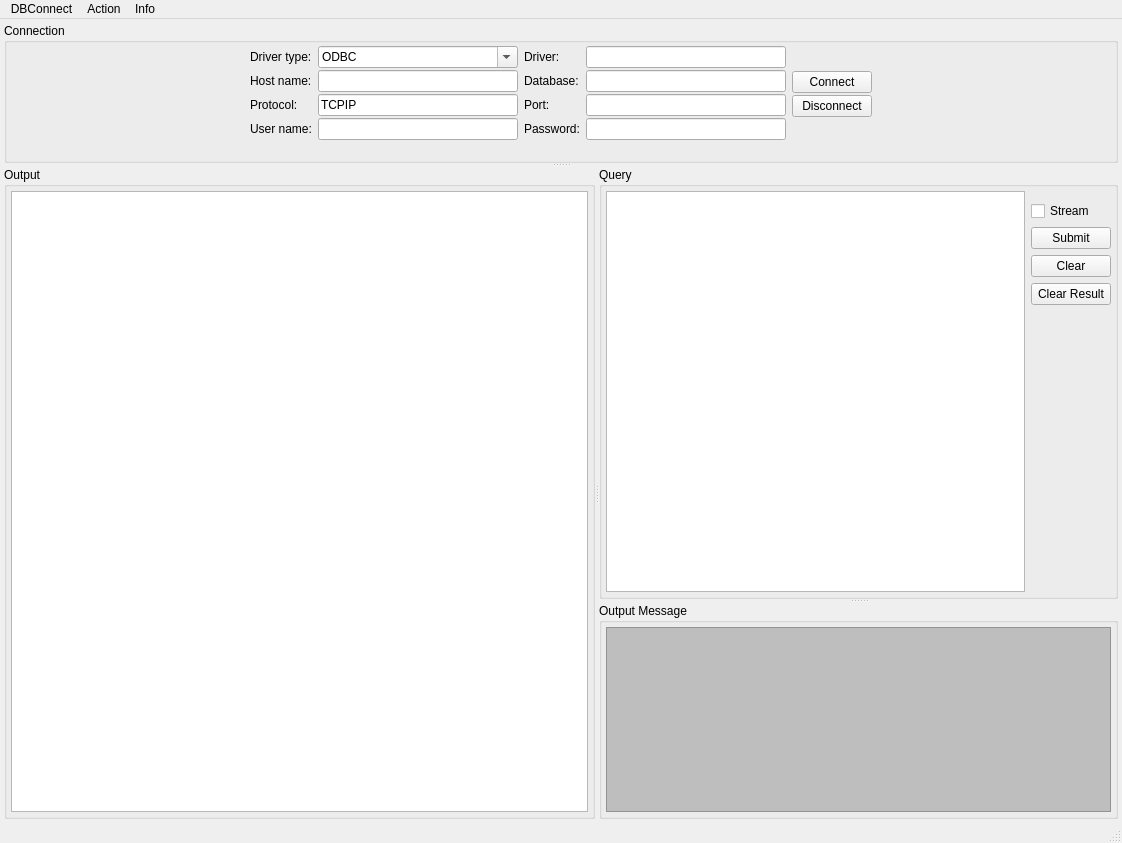
<?xml version="1.0" encoding="UTF-8"?>
<ui version="4.0">
 <class>DBConnectMainWindow</class>
 <widget class="QMainWindow" name="DBConnectMainWindow">
  <property name="geometry">
   <rect>
    <x>0</x>
    <y>0</y>
    <width>1122</width>
    <height>843</height>
   </rect>
  </property>
  <property name="windowTitle">
   <string>DBConnectMainWindow</string>
  </property>
  <widget class="QWidget" name="centralwidget">
   <layout class="QVBoxLayout" name="verticalLayout_4">
    <property name="spacing">
     <number>4</number>
    </property>
    <property name="leftMargin">
     <number>4</number>
    </property>
    <property name="topMargin">
     <number>4</number>
    </property>
    <property name="rightMargin">
     <number>4</number>
    </property>
    <property name="bottomMargin">
     <number>2</number>
    </property>
    <item>
     <widget class="QSplitter" name="splitter_ConnectionAndWorkspace">
      <property name="orientation">
       <enum>Qt::Vertical</enum>
      </property>
      <property name="handleWidth">
       <number>4</number>
      </property>
      <widget class="QGroupBox" name="groupBox_4">
       <property name="sizePolicy">
        <sizepolicy hsizetype="Preferred" vsizetype="Fixed">
         <horstretch>0</horstretch>
         <verstretch>0</verstretch>
        </sizepolicy>
       </property>
       <property name="maximumSize">
        <size>
         <width>16777215</width>
         <height>140</height>
        </size>
       </property>
       <property name="title">
        <string>Connection</string>
       </property>
       <layout class="QVBoxLayout" name="verticalLayout_7" stretch="0,0">
        <property name="leftMargin">
         <number>4</number>
        </property>
        <property name="topMargin">
         <number>1</number>
        </property>
        <property name="rightMargin">
         <number>4</number>
        </property>
        <property name="bottomMargin">
         <number>2</number>
        </property>
        <item>
         <layout class="QHBoxLayout" name="horizontalLayout">
          <item>
           <spacer name="horizontalSpacer">
            <property name="orientation">
             <enum>Qt::Horizontal</enum>
            </property>
            <property name="sizeHint" stdset="0">
             <size>
              <width>40</width>
              <height>20</height>
             </size>
            </property>
           </spacer>
          </item>
          <item>
           <layout class="QGridLayout" name="gridLayout">
            <property name="sizeConstraint">
             <enum>QLayout::SetDefaultConstraint</enum>
            </property>
            <property name="verticalSpacing">
             <number>0</number>
            </property>
            <item row="0" column="0">
             <widget class="QLabel" name="label_DBDriverType">
              <property name="sizePolicy">
               <sizepolicy hsizetype="Preferred" vsizetype="Fixed">
                <horstretch>0</horstretch>
                <verstretch>0</verstretch>
               </sizepolicy>
              </property>
              <property name="text">
               <string>Driver type:</string>
              </property>
              <property name="buddy">
               <cstring>comboBox_DBDriverType</cstring>
              </property>
             </widget>
            </item>
            <item row="0" column="1">
             <widget class="QComboBox" name="comboBox_DBDriverType">
              <property name="minimumSize">
               <size>
                <width>200</width>
                <height>0</height>
               </size>
              </property>
              <property name="editable">
               <bool>true</bool>
              </property>
              <property name="currentText">
               <string>ODBC</string>
              </property>
              <property name="currentIndex">
               <number>3</number>
              </property>
              <item>
               <property name="text">
                <string>DB2</string>
               </property>
              </item>
              <item>
               <property name="text">
                <string>FastODBC</string>
               </property>
              </item>
              <item>
               <property name="text">
                <string>MySQL</string>
               </property>
              </item>
              <item>
               <property name="text">
                <string>ODBC</string>
               </property>
              </item>
              <item>
               <property name="text">
                <string>SQLITE2</string>
               </property>
              </item>
              <item>
               <property name="text">
                <string>SQLITE3</string>
               </property>
              </item>
             </widget>
            </item>
            <item row="0" column="2">
             <widget class="QLabel" name="label">
              <property name="sizePolicy">
               <sizepolicy hsizetype="Preferred" vsizetype="Fixed">
                <horstretch>0</horstretch>
                <verstretch>0</verstretch>
               </sizepolicy>
              </property>
              <property name="text">
               <string>Driver:</string>
              </property>
              <property name="buddy">
               <cstring>lineEdit_DBDriver</cstring>
              </property>
             </widget>
            </item>
            <item row="0" column="3">
             <widget class="QLineEdit" name="lineEdit_DBDriver">
              <property name="sizePolicy">
               <sizepolicy hsizetype="Preferred" vsizetype="Fixed">
                <horstretch>0</horstretch>
                <verstretch>0</verstretch>
               </sizepolicy>
              </property>
              <property name="minimumSize">
               <size>
                <width>200</width>
                <height>0</height>
               </size>
              </property>
              <property name="text">
               <string/>
              </property>
             </widget>
            </item>
            <item row="1" column="0">
             <widget class="QLabel" name="label_7">
              <property name="sizePolicy">
               <sizepolicy hsizetype="Preferred" vsizetype="Fixed">
                <horstretch>0</horstretch>
                <verstretch>0</verstretch>
               </sizepolicy>
              </property>
              <property name="text">
               <string>Host name:</string>
              </property>
              <property name="buddy">
               <cstring>lineEdit_DBHostName</cstring>
              </property>
             </widget>
            </item>
            <item row="1" column="1">
             <widget class="QLineEdit" name="lineEdit_DBHostName">
              <property name="sizePolicy">
               <sizepolicy hsizetype="Preferred" vsizetype="Fixed">
                <horstretch>0</horstretch>
                <verstretch>0</verstretch>
               </sizepolicy>
              </property>
              <property name="text">
               <string/>
              </property>
             </widget>
            </item>
            <item row="1" column="2">
             <widget class="QLabel" name="label_2">
              <property name="sizePolicy">
               <sizepolicy hsizetype="Preferred" vsizetype="Fixed">
                <horstretch>0</horstretch>
                <verstretch>0</verstretch>
               </sizepolicy>
              </property>
              <property name="text">
               <string>Database:</string>
              </property>
              <property name="buddy">
               <cstring>lineEdit_DBDatabase</cstring>
              </property>
             </widget>
            </item>
            <item row="2" column="0">
             <widget class="QLabel" name="label_4">
              <property name="sizePolicy">
               <sizepolicy hsizetype="Preferred" vsizetype="Fixed">
                <horstretch>0</horstretch>
                <verstretch>0</verstretch>
               </sizepolicy>
              </property>
              <property name="text">
               <string>Protocol:</string>
              </property>
              <property name="buddy">
               <cstring>lineEdit_DBProtocol</cstring>
              </property>
             </widget>
            </item>
            <item row="2" column="1">
             <widget class="QLineEdit" name="lineEdit_DBProtocol">
              <property name="sizePolicy">
               <sizepolicy hsizetype="Preferred" vsizetype="Fixed">
                <horstretch>0</horstretch>
                <verstretch>0</verstretch>
               </sizepolicy>
              </property>
              <property name="text">
               <string>TCPIP</string>
              </property>
             </widget>
            </item>
            <item row="2" column="2">
             <widget class="QLabel" name="label_3">
              <property name="sizePolicy">
               <sizepolicy hsizetype="Preferred" vsizetype="Fixed">
                <horstretch>0</horstretch>
                <verstretch>0</verstretch>
               </sizepolicy>
              </property>
              <property name="text">
               <string>Port:</string>
              </property>
              <property name="buddy">
               <cstring>lineEdit_DBPort</cstring>
              </property>
             </widget>
            </item>
            <item row="2" column="3">
             <widget class="QLineEdit" name="lineEdit_DBPort">
              <property name="sizePolicy">
               <sizepolicy hsizetype="Preferred" vsizetype="Fixed">
                <horstretch>0</horstretch>
                <verstretch>0</verstretch>
               </sizepolicy>
              </property>
              <property name="text">
               <string/>
              </property>
             </widget>
            </item>
            <item row="3" column="0">
             <widget class="QLabel" name="label_5">
              <property name="sizePolicy">
               <sizepolicy hsizetype="Preferred" vsizetype="Fixed">
                <horstretch>0</horstretch>
                <verstretch>0</verstretch>
               </sizepolicy>
              </property>
              <property name="text">
               <string>User name:</string>
              </property>
              <property name="buddy">
               <cstring>lineEdit_DBUsername</cstring>
              </property>
             </widget>
            </item>
            <item row="3" column="1">
             <widget class="QLineEdit" name="lineEdit_DBUsername">
              <property name="sizePolicy">
               <sizepolicy hsizetype="Preferred" vsizetype="Fixed">
                <horstretch>0</horstretch>
                <verstretch>0</verstretch>
               </sizepolicy>
              </property>
              <property name="text">
               <string/>
              </property>
             </widget>
            </item>
            <item row="3" column="2">
             <widget class="QLabel" name="label_6">
              <property name="sizePolicy">
               <sizepolicy hsizetype="Preferred" vsizetype="Fixed">
                <horstretch>0</horstretch>
                <verstretch>0</verstretch>
               </sizepolicy>
              </property>
              <property name="text">
               <string>Password:</string>
              </property>
              <property name="buddy">
               <cstring>lineEdit_DBUserpassword</cstring>
              </property>
             </widget>
            </item>
            <item row="3" column="3">
             <widget class="QLineEdit" name="lineEdit_DBUserpassword">
              <property name="sizePolicy">
               <sizepolicy hsizetype="Preferred" vsizetype="Fixed">
                <horstretch>0</horstretch>
                <verstretch>0</verstretch>
               </sizepolicy>
              </property>
              <property name="inputMask">
               <string/>
              </property>
              <property name="text">
               <string/>
              </property>
              <property name="maxLength">
               <number>32767</number>
              </property>
              <property name="echoMode">
               <enum>QLineEdit::Password</enum>
              </property>
              <property name="clearButtonEnabled">
               <bool>false</bool>
              </property>
             </widget>
            </item>
            <item row="1" column="3">
             <widget class="QLineEdit" name="lineEdit_DBDatabase">
              <property name="sizePolicy">
               <sizepolicy hsizetype="Preferred" vsizetype="Fixed">
                <horstretch>0</horstretch>
                <verstretch>0</verstretch>
               </sizepolicy>
              </property>
              <property name="toolTip">
               <string>Database/Location</string>
              </property>
              <property name="text">
               <string/>
              </property>
             </widget>
            </item>
           </layout>
          </item>
          <item>
           <layout class="QVBoxLayout" name="verticalLayout">
            <property name="spacing">
             <number>2</number>
            </property>
            <property name="sizeConstraint">
             <enum>QLayout::SetDefaultConstraint</enum>
            </property>
            <item>
             <spacer name="verticalSpacer_3">
              <property name="orientation">
               <enum>Qt::Vertical</enum>
              </property>
              <property name="sizeHint" stdset="0">
               <size>
                <width>20</width>
                <height>40</height>
               </size>
              </property>
             </spacer>
            </item>
            <item>
             <widget class="QPushButton" name="pushButton_ConnectDB">
              <property name="enabled">
               <bool>true</bool>
              </property>
              <property name="sizePolicy">
               <sizepolicy hsizetype="Fixed" vsizetype="Fixed">
                <horstretch>0</horstretch>
                <verstretch>0</verstretch>
               </sizepolicy>
              </property>
              <property name="text">
               <string>Connect</string>
              </property>
             </widget>
            </item>
            <item>
             <widget class="QPushButton" name="pushButton_DisconnectDB">
              <property name="sizePolicy">
               <sizepolicy hsizetype="Fixed" vsizetype="Fixed">
                <horstretch>0</horstretch>
                <verstretch>0</verstretch>
               </sizepolicy>
              </property>
              <property name="text">
               <string>Disconnect</string>
              </property>
             </widget>
            </item>
            <item>
             <spacer name="verticalSpacer_4">
              <property name="orientation">
               <enum>Qt::Vertical</enum>
              </property>
              <property name="sizeHint" stdset="0">
               <size>
                <width>20</width>
                <height>40</height>
               </size>
              </property>
             </spacer>
            </item>
           </layout>
          </item>
          <item>
           <spacer name="horizontalSpacer_2">
            <property name="orientation">
             <enum>Qt::Horizontal</enum>
            </property>
            <property name="sizeHint" stdset="0">
             <size>
              <width>40</width>
              <height>20</height>
             </size>
            </property>
           </spacer>
          </item>
         </layout>
        </item>
        <item>
         <spacer name="verticalSpacer_5">
          <property name="orientation">
           <enum>Qt::Vertical</enum>
          </property>
          <property name="sizeHint" stdset="0">
           <size>
            <width>20</width>
            <height>40</height>
           </size>
          </property>
         </spacer>
        </item>
       </layout>
      </widget>
      <widget class="QSplitter" name="splitter_2">
       <property name="orientation">
        <enum>Qt::Horizontal</enum>
       </property>
       <property name="handleWidth">
        <number>4</number>
       </property>
       <widget class="QGroupBox" name="groupBox">
        <property name="sizePolicy">
         <sizepolicy hsizetype="Preferred" vsizetype="Preferred">
          <horstretch>3</horstretch>
          <verstretch>0</verstretch>
         </sizepolicy>
        </property>
        <property name="title">
         <string>Output</string>
        </property>
        <layout class="QVBoxLayout" name="verticalLayout_3">
         <property name="leftMargin">
          <number>4</number>
         </property>
         <property name="topMargin">
          <number>4</number>
         </property>
         <property name="rightMargin">
          <number>4</number>
         </property>
         <property name="bottomMargin">
          <number>4</number>
         </property>
         <item>
          <widget class="QTableView" name="tableView_QueryResult">
           <property name="minimumSize">
            <size>
             <width>0</width>
             <height>250</height>
            </size>
           </property>
           <property name="font">
            <font>
             <pointsize>8</pointsize>
            </font>
           </property>
           <property name="sizeAdjustPolicy">
            <enum>QAbstractScrollArea::AdjustIgnored</enum>
           </property>
           <property name="editTriggers">
            <set>QAbstractItemView::NoEditTriggers</set>
           </property>
           <property name="alternatingRowColors">
            <bool>true</bool>
           </property>
           <property name="sortingEnabled">
            <bool>false</bool>
           </property>
           <attribute name="horizontalHeaderShowSortIndicator" stdset="0">
            <bool>false</bool>
           </attribute>
           <attribute name="verticalHeaderDefaultSectionSize">
            <number>24</number>
           </attribute>
          </widget>
         </item>
        </layout>
       </widget>
       <widget class="QSplitter" name="splitter">
        <property name="sizePolicy">
         <sizepolicy hsizetype="Preferred" vsizetype="Expanding">
          <horstretch>2</horstretch>
          <verstretch>0</verstretch>
         </sizepolicy>
        </property>
        <property name="orientation">
         <enum>Qt::Vertical</enum>
        </property>
        <property name="handleWidth">
         <number>4</number>
        </property>
        <widget class="QGroupBox" name="groupBox_QueryPanel">
         <property name="sizePolicy">
          <sizepolicy hsizetype="Preferred" vsizetype="Preferred">
           <horstretch>0</horstretch>
           <verstretch>2</verstretch>
          </sizepolicy>
         </property>
         <property name="title">
          <string>Query</string>
         </property>
         <layout class="QVBoxLayout" name="verticalLayout_6">
          <property name="leftMargin">
           <number>4</number>
          </property>
          <property name="topMargin">
           <number>4</number>
          </property>
          <property name="rightMargin">
           <number>4</number>
          </property>
          <property name="bottomMargin">
           <number>4</number>
          </property>
          <item>
           <layout class="QHBoxLayout" name="horizontalLayout_10">
            <property name="sizeConstraint">
             <enum>QLayout::SetNoConstraint</enum>
            </property>
            <item>
             <widget class="QPlainTextEdit" name="plainTextEdit_SQLQuery">
              <property name="sizePolicy">
               <sizepolicy hsizetype="Expanding" vsizetype="Minimum">
                <horstretch>0</horstretch>
                <verstretch>0</verstretch>
               </sizepolicy>
              </property>
              <property name="maximumSize">
               <size>
                <width>16777215</width>
                <height>16777215</height>
               </size>
              </property>
              <property name="plainText">
               <string/>
              </property>
              <property name="tabStopWidth">
               <number>20</number>
              </property>
             </widget>
            </item>
            <item>
             <layout class="QVBoxLayout" name="verticalLayout_2">
              <item>
               <spacer name="verticalSpacer">
                <property name="orientation">
                 <enum>Qt::Vertical</enum>
                </property>
                <property name="sizeType">
                 <enum>QSizePolicy::Preferred</enum>
                </property>
                <property name="sizeHint" stdset="0">
                 <size>
                  <width>20</width>
                  <height>10</height>
                 </size>
                </property>
               </spacer>
              </item>
              <item>
               <widget class="QCheckBox" name="checkBox_Stream">
                <property name="toolTip">
                 <string>Fetch all result at once or stream as you scroll.</string>
                </property>
                <property name="text">
                 <string>Stream</string>
                </property>
               </widget>
              </item>
              <item>
               <widget class="QPushButton" name="pushButton_SubmitQuery">
                <property name="toolTip">
                 <string>Submit the SQl query.</string>
                </property>
                <property name="text">
                 <string>Submit</string>
                </property>
               </widget>
              </item>
              <item>
               <widget class="QPushButton" name="pushButton_ClearSQLStatement">
                <property name="toolTip">
                 <string>Clear the query input panel.</string>
                </property>
                <property name="text">
                 <string>Clear</string>
                </property>
               </widget>
              </item>
              <item>
               <widget class="QPushButton" name="pushButton_ClearResult">
                <property name="toolTip">
                 <string>Clear the result panel.</string>
                </property>
                <property name="text">
                 <string>Clear Result</string>
                </property>
               </widget>
              </item>
              <item>
               <spacer name="verticalSpacer_2">
                <property name="orientation">
                 <enum>Qt::Vertical</enum>
                </property>
                <property name="sizeType">
                 <enum>QSizePolicy::MinimumExpanding</enum>
                </property>
                <property name="sizeHint" stdset="0">
                 <size>
                  <width>20</width>
                  <height>20</height>
                 </size>
                </property>
               </spacer>
              </item>
             </layout>
            </item>
           </layout>
          </item>
         </layout>
        </widget>
        <widget class="QGroupBox" name="groupBox_OutputMsgPanel">
         <property name="sizePolicy">
          <sizepolicy hsizetype="Preferred" vsizetype="Preferred">
           <horstretch>0</horstretch>
           <verstretch>1</verstretch>
          </sizepolicy>
         </property>
         <property name="title">
          <string>Output Message</string>
         </property>
         <layout class="QVBoxLayout" name="verticalLayout_5">
          <property name="leftMargin">
           <number>4</number>
          </property>
          <property name="topMargin">
           <number>4</number>
          </property>
          <property name="rightMargin">
           <number>4</number>
          </property>
          <property name="bottomMargin">
           <number>4</number>
          </property>
          <item>
           <widget class="QPlainTextEdit" name="plainTextEdit_Result">
            <property name="maximumSize">
             <size>
              <width>16777215</width>
              <height>16777215</height>
             </size>
            </property>
            <property name="styleSheet">
             <string notr="true">background-color: rgb(190, 190, 190);</string>
            </property>
            <property name="readOnly">
             <bool>true</bool>
            </property>
           </widget>
          </item>
         </layout>
        </widget>
       </widget>
      </widget>
     </widget>
    </item>
   </layout>
  </widget>
  <widget class="QMenuBar" name="menubar">
   <property name="geometry">
    <rect>
     <x>0</x>
     <y>0</y>
     <width>1122</width>
     <height>21</height>
    </rect>
   </property>
   <widget class="QMenu" name="menuInfo">
    <property name="title">
     <string>Info</string>
    </property>
    <addaction name="action_About"/>
    <addaction name="action_ChangeLogs"/>
   </widget>
   <widget class="QMenu" name="menuAction">
    <property name="title">
     <string>Action</string>
    </property>
    <addaction name="action_SubmitSQL"/>
   </widget>
   <widget class="QMenu" name="menuDBConnectMainWindow">
    <property name="title">
     <string>DBConnect</string>
    </property>
    <addaction name="action_ShowConnectionPanel"/>
    <addaction name="separator"/>
    <addaction name="action_Quit"/>
   </widget>
   <addaction name="menuDBConnectMainWindow"/>
   <addaction name="menuAction"/>
   <addaction name="menuInfo"/>
  </widget>
  <widget class="QStatusBar" name="statusbar"/>
  <action name="action_About">
   <property name="text">
    <string>About</string>
   </property>
  </action>
  <action name="action_SubmitSQL">
   <property name="text">
    <string>Submit SQL</string>
   </property>
   <property name="shortcut">
    <string>Ctrl+Return</string>
   </property>
   <property name="shortcutContext">
    <enum>Qt::WindowShortcut</enum>
   </property>
  </action>
  <action name="action_Quit">
   <property name="text">
    <string>Quit</string>
   </property>
   <property name="shortcut">
    <string>Ctrl+Q</string>
   </property>
  </action>
  <action name="action_ShowConnectionPanel">
   <property name="text">
    <string>Show Connection Panel</string>
   </property>
  </action>
  <action name="action_ChangeLogs">
   <property name="text">
    <string>Change Logs</string>
   </property>
  </action>
 </widget>
 <tabstops>
  <tabstop>comboBox_DBDriverType</tabstop>
  <tabstop>lineEdit_DBDriver</tabstop>
  <tabstop>lineEdit_DBHostName</tabstop>
  <tabstop>lineEdit_DBDatabase</tabstop>
  <tabstop>lineEdit_DBProtocol</tabstop>
  <tabstop>lineEdit_DBPort</tabstop>
  <tabstop>lineEdit_DBUsername</tabstop>
  <tabstop>lineEdit_DBUserpassword</tabstop>
  <tabstop>pushButton_ConnectDB</tabstop>
  <tabstop>pushButton_DisconnectDB</tabstop>
  <tabstop>plainTextEdit_SQLQuery</tabstop>
  <tabstop>checkBox_Stream</tabstop>
  <tabstop>pushButton_SubmitQuery</tabstop>
  <tabstop>pushButton_ClearSQLStatement</tabstop>
  <tabstop>pushButton_ClearResult</tabstop>
  <tabstop>tableView_QueryResult</tabstop>
  <tabstop>plainTextEdit_Result</tabstop>
 </tabstops>
 <resources/>
 <connections/>
</ui>
